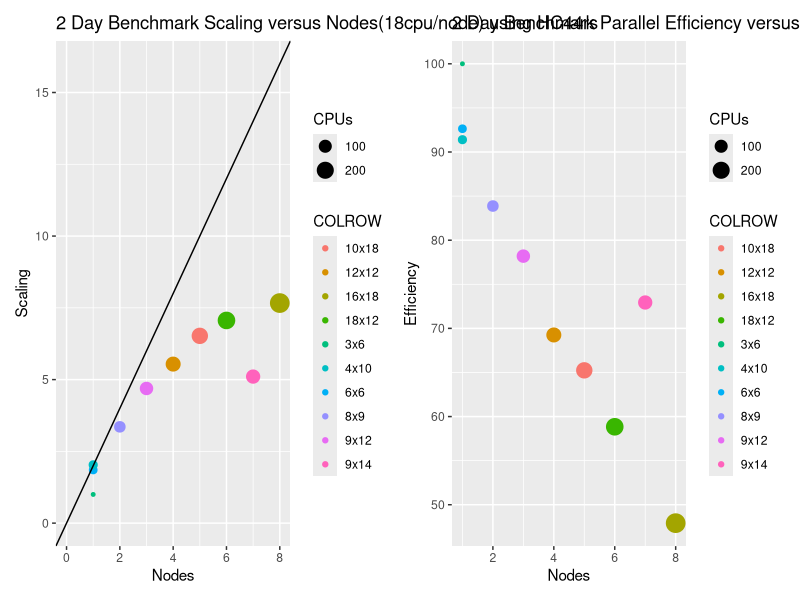

The R source for this figure:
library(ggplot2)
library(patchwork) # To display 2 charts together

# Script author: Liz Adams
# Affiliation: UNC CMAS Center 
# example from http://monashbioinformaticsplatform.github.io/2015-11-30-intro-r/ggplot.html
# 2nd example from https://r-graph-gallery.com/line-chart-dual-Y-axis-ggplot2.html

curr_wd<-getwd()
setwd(curr_wd)
png(file = paste('hc44rs','_','Scaling','_','Node','.png',sep=''), width = 1024, height = 768, bg='white')
csv_data<- read.csv("../docs/user_guide_cyclecloud/qa/scaling_HC44rs.csv",sep="\t", skip =0, header = TRUE, comment.char = "",check.names = FALSE, quote="", )
print(csv_data)
p1 <- ggplot(csv_data, aes(y=Scaling, x=Nodes, color=COLROW, size=CPUs)) +
    geom_point() + ggtitle("2 Day Benchmark Scaling versus Nodes(18cpu/node) using HC44rs") + xlim(0,8) + ylim(0,16) 

p2 <- ggplot(csv_data, aes(y=Efficiency, x=Nodes, color=COLROW, size=CPUs)) +
    geom_point() + ggtitle("2 Day Benchmark Parallel Efficiency versus Node(18cpu/node) using HC44rs")

# Display both charts side by side thanks to the patchwork package
p1 + geom_abline(intercept = 0, slope = 2) + p2
